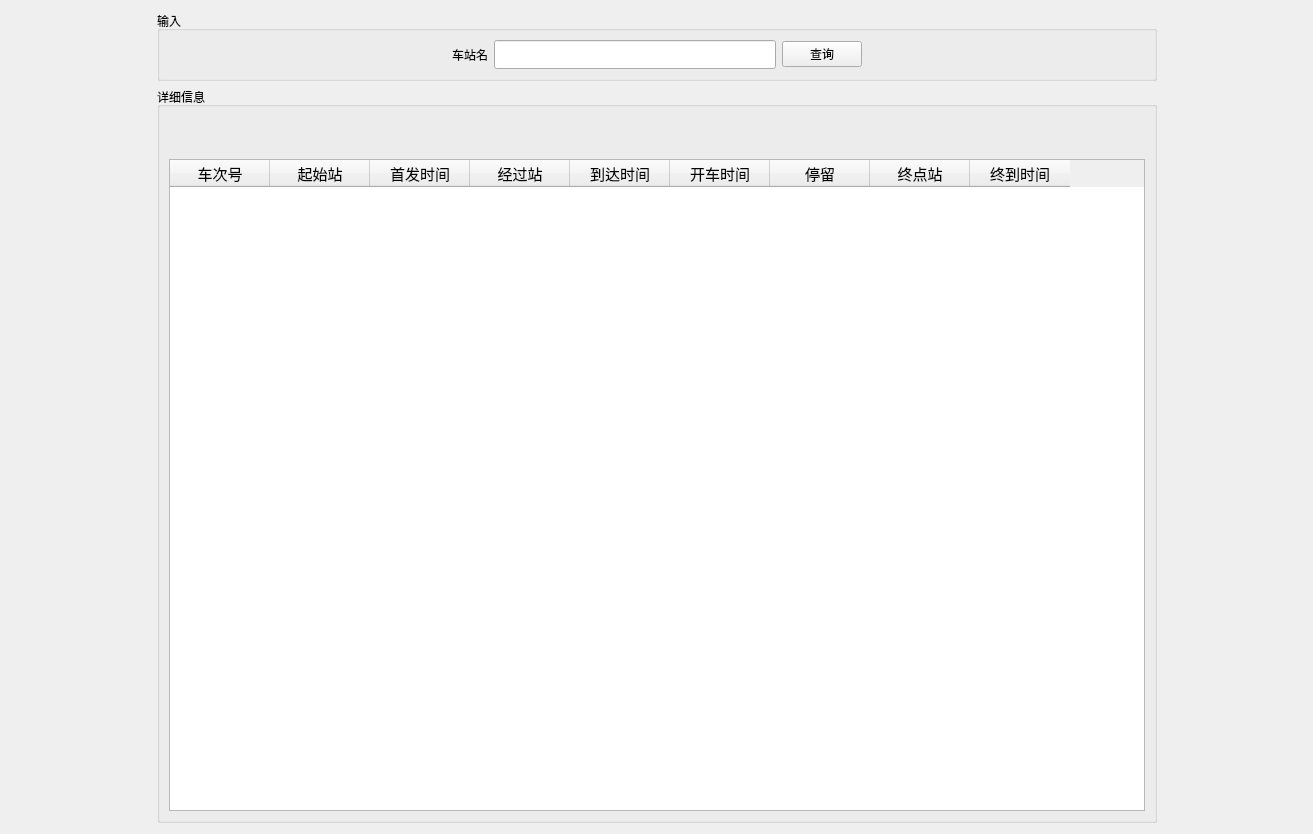
<?xml version="1.0" encoding="UTF-8"?>
<ui version="4.0">
 <class>Station</class>
 <widget class="QWidget" name="Station">
  <property name="geometry">
   <rect>
    <x>0</x>
    <y>0</y>
    <width>1313</width>
    <height>834</height>
   </rect>
  </property>
  <property name="windowTitle">
   <string>Form</string>
  </property>
  <layout class="QGridLayout" name="gridLayout_3">
   <item row="0" column="1">
    <widget class="QGroupBox" name="groupBox">
     <property name="maximumSize">
      <size>
       <width>16777215</width>
       <height>70</height>
      </size>
     </property>
     <property name="title">
      <string>输入</string>
     </property>
     <layout class="QGridLayout" name="gridLayout_2">
      <item row="0" column="0">
       <spacer name="horizontalSpacer_3">
        <property name="orientation">
         <enum>Qt::Horizontal</enum>
        </property>
        <property name="sizeHint" stdset="0">
         <size>
          <width>279</width>
          <height>20</height>
         </size>
        </property>
       </spacer>
      </item>
      <item row="0" column="1">
       <widget class="QLabel" name="label">
        <property name="text">
         <string>车站名</string>
        </property>
       </widget>
      </item>
      <item row="0" column="2">
       <widget class="QLineEdit" name="station_edit">
        <property name="font">
         <font>
          <family>黑体</family>
          <pointsize>12</pointsize>
         </font>
        </property>
       </widget>
      </item>
      <item row="0" column="3">
       <widget class="QPushButton" name="search_button">
        <property name="text">
         <string>查询</string>
        </property>
        <property name="icon">
         <iconset resource="qss.qrc">
          <normaloff>:/new/icon/icon/搜索.png</normaloff>:/new/icon/icon/搜索.png</iconset>
        </property>
       </widget>
      </item>
      <item row="0" column="4">
       <spacer name="horizontalSpacer_4">
        <property name="orientation">
         <enum>Qt::Horizontal</enum>
        </property>
        <property name="sizeHint" stdset="0">
         <size>
          <width>279</width>
          <height>20</height>
         </size>
        </property>
       </spacer>
      </item>
     </layout>
    </widget>
   </item>
   <item row="1" column="1" rowspan="2">
    <widget class="QGroupBox" name="groupBox_2">
     <property name="minimumSize">
      <size>
       <width>1000</width>
       <height>700</height>
      </size>
     </property>
     <property name="title">
      <string>详细信息</string>
     </property>
     <layout class="QGridLayout" name="gridLayout">
      <item row="0" column="0">
       <widget class="QLabel" name="station_label">
        <property name="minimumSize">
         <size>
          <width>0</width>
          <height>20</height>
         </size>
        </property>
        <property name="maximumSize">
         <size>
          <width>16777215</width>
          <height>1677215</height>
         </size>
        </property>
        <property name="font">
         <font>
          <family>方正经黑简体</family>
          <pointsize>20</pointsize>
         </font>
        </property>
        <property name="text">
         <string/>
        </property>
        <property name="alignment">
         <set>Qt::AlignCenter</set>
        </property>
       </widget>
      </item>
      <item row="1" column="0">
       <widget class="QTableWidget" name="station_widget">
        <property name="maximumSize">
         <size>
          <width>16777215</width>
          <height>1677215</height>
         </size>
        </property>
        <property name="font">
         <font>
          <family>黑体</family>
          <pointsize>11</pointsize>
         </font>
        </property>
        <column>
         <property name="text">
          <string>车次号</string>
         </property>
        </column>
        <column>
         <property name="text">
          <string>起始站</string>
         </property>
        </column>
        <column>
         <property name="text">
          <string>首发时间</string>
         </property>
        </column>
        <column>
         <property name="text">
          <string>经过站</string>
         </property>
        </column>
        <column>
         <property name="text">
          <string>到达时间</string>
         </property>
        </column>
        <column>
         <property name="text">
          <string>开车时间</string>
         </property>
        </column>
        <column>
         <property name="text">
          <string>停留</string>
         </property>
        </column>
        <column>
         <property name="text">
          <string>终点站</string>
         </property>
        </column>
        <column>
         <property name="text">
          <string>终到时间</string>
         </property>
        </column>
       </widget>
      </item>
     </layout>
    </widget>
   </item>
   <item row="1" column="2">
    <spacer name="horizontalSpacer_2">
     <property name="orientation">
      <enum>Qt::Horizontal</enum>
     </property>
     <property name="sizeHint" stdset="0">
      <size>
       <width>139</width>
       <height>20</height>
      </size>
     </property>
    </spacer>
   </item>
   <item row="2" column="0">
    <spacer name="horizontalSpacer">
     <property name="orientation">
      <enum>Qt::Horizontal</enum>
     </property>
     <property name="sizeHint" stdset="0">
      <size>
       <width>138</width>
       <height>20</height>
      </size>
     </property>
    </spacer>
   </item>
  </layout>
 </widget>
 <resources>
  <include location="qss.qrc"/>
 </resources>
 <connections/>
</ui>
